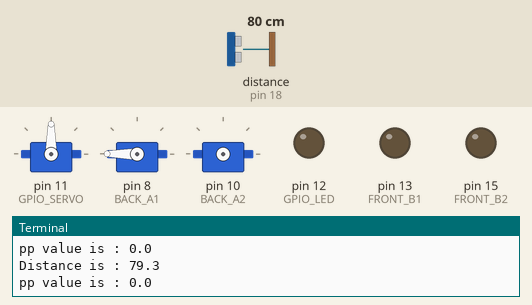
The program below on a simulated Raspberry Pi (header pin numbers). Parts: 3 × servo, output pins drawn as LEDs (lit = HIGH), the last lines printed to the terminal. The test bench sets the inputs (shaded band); at power-on: distance to the obstacle (sensor on pin 18) 80 cm. The echo pulse lasts 58.3 µs per cm; servo angles are drawn from the pulse width (0.5 ms = 0°, 2.5 ms = 180°); the clock reads 2024-03-15 10:24:30 at power-on unless the program sets it; pins used as bus, display or sensor lines are not drawn.

Above: at 1.2 s.
1.3 s: distance to the obstacle (sensor on pin 18) set to 75 cm
2.8 s: distance to the obstacle (sensor on pin 18) set to 67 cm
At 4.5 s:
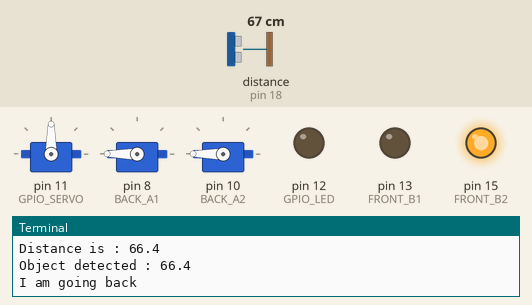
At 6.4 s:
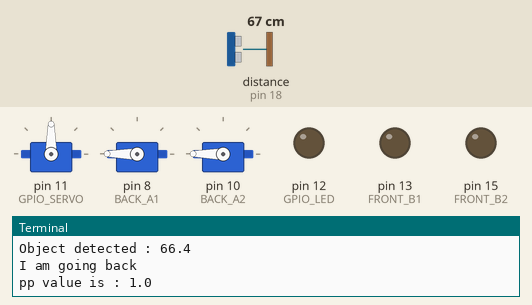
6.9 s: distance to the obstacle (sensor on pin 18) set to 68 cm
At 15.7 s:
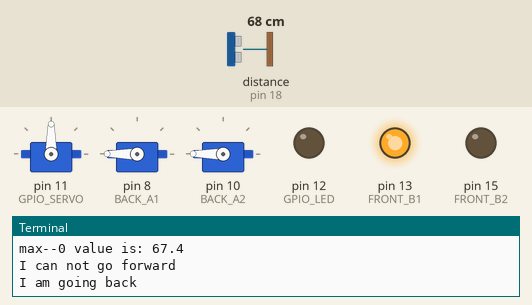
Timing chart, 0 to 16.5 s (numbered marks = the images above; inputs shaded):
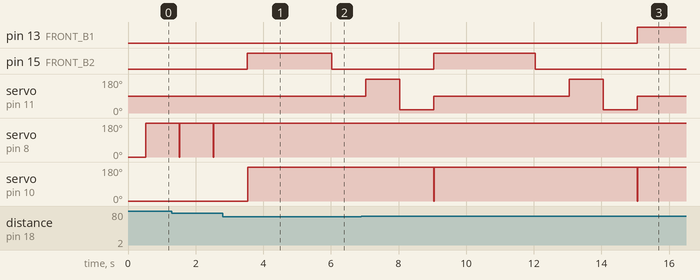

Measured:
- the behaviour switches between 71 and 70 cm on distance to the obstacle (sensor on pin 18) (found by bisection; images 0 and 1)
- the behaviour switches between 67 and 68 cm on distance to the obstacle (sensor on pin 18) (found by bisection; images 2 and 3)
- after the input at 2.8 s, pin 15 (FRONT_B2): LOW → HIGH after 0.73 s, → LOW 2.5 s later; servo on pin 8 (BACK_A1): stops changing and stays 180°; servo on pin 10 (BACK_A2): 0° → 180° after 0.75 s
- after the input at 6.9 s, pin 15 (FRONT_B2): LOW → HIGH after 2.1 s, → LOW 3.0 s later
- by itself, servo on pin 8 (BACK_A1): alternates 180° for 0.99 s and 0° for 0.02 s

The program:

distance.py
```python
# Import required Python libraries
import time
import RPi.GPIO as GPIO
import numpy as np
import sys

# Use BCM GPIO references
# instead of physical pin numbers
GPIO.setmode(GPIO.BOARD)

# Define GPIO to use on Pi
GPIO_TRIGGER = 16
GPIO_ECHO = 18
GPIO_LED=12
GPIO_SERVO=11

# back motor control
BACK_A1=8
BACK_A2=10
GPIO.setup(BACK_A1, GPIO.OUT)
GPIO.setup(BACK_A2, GPIO.OUT)

#front motor
FRONT_B1=13
FRONT_B2=15
GPIO.setup(FRONT_B1, GPIO.OUT)
GPIO.setup(FRONT_B2, GPIO.OUT)

speed=60
clock=60
p=GPIO.PWM(BACK_A1,clock)
q=GPIO.PWM(BACK_A2,clock)

p.start(0)
q.start(0)

print "Ultrasonic Measurement"

# Set pins as output and input
GPIO.setup(GPIO_TRIGGER,GPIO.OUT)  # Trigger
GPIO.setup(GPIO_ECHO,GPIO.IN)      # Echo
GPIO.setup(GPIO_LED, GPIO.OUT)     #led
GPIO.setup(GPIO_SERVO, GPIO.OUT)	 #servo
sonicPulse=GPIO.PWM(GPIO_SERVO,50)
sonicPulse.start(7.5)
# Set trigger to False (Low)
myList=[]
maxV=[]
pp=0
chk=0

def chkAll():
  GPIO.output(GPIO_TRIGGER, False)
  # Allow module to settle
  time.sleep(0.5)
  GPIO.output(GPIO_TRIGGER, True)
  time.sleep(0.00001)
  GPIO.output(GPIO_TRIGGER, False)
  start = time.time()
  while GPIO.input(GPIO_ECHO)==0:
    start = time.time()
    #print "Echo start"
  while GPIO.input(GPIO_ECHO)==1:
    stop = time.time()
    #print "echo stop"
  # Calculate pulse length
  elapsed = stop-start

  # Distance pulse travelled in that time is time
  # multiplied by the speed of sound (cm/s)
  distance = elapsed * 34000
  distance = distance / 2
  return myList.append(distance)

def sonic():
  global chk
  GPIO.output(GPIO_TRIGGER, False)
  # Allow module to settle
  time.sleep(0.5)
  GPIO.output(GPIO_TRIGGER, True)
  time.sleep(0.00001)
  GPIO.output(GPIO_TRIGGER, False)
  start = time.time()
  while GPIO.input(GPIO_ECHO)==0:
    start = time.time()
    #print "Echo start"
  while GPIO.input(GPIO_ECHO)==1:
    stop = time.time()
    #print "echo stop"
  # Calculate pulse length
  elapsed = stop-start

  # Distance pulse travelled in that time is time
  # multiplied by the speed of sound (cm/s)
  distance = elapsed * 34000
  distance = distance / 2
  #print "check value %.1f " % chk
  if chk ==0 :
    rules(distance)
  else:
    return myList.append(distance)
#led blinking
def blink(pin):
        GPIO.output(pin,GPIO.HIGH)
        time.sleep(1)
        GPIO.output(pin,GPIO.LOW)
        time.sleep(1)
        return

#Rules for when to stop and make dicition
def rules(distance):
  print "Distance is : %.1f" % distance
  if distance<70:
    print "Object detected : %.1f" % distance
    global pp
    pp=1
    mLeft()
    mBack()
    time.sleep(1)
  else:
    mForward()


  return

#which way to go
def motorDrive(myList):
  global pp
  #front movement
  back= max(myList)
#  if back>70:
  if back==myList[0]:
    print "max--0 value is: %.1f" % myList[0]
    if myList[0] >70:
      print "I can go forward"
      straight()
      mForward()
      pp=0
    else:
      print "I can not go forward"
      mRight()
      mBack()
      time.sleep(2)
    #rules( myList[0])
  #right movement
  elif back==myList[1]:
    print "max--1 value is: %.1f" % myList[1]
    if myList[1] >70:
      mRight()
      mForward()
      pp=1
    else:
      mLeft()
      mBack()
      time.sleep(2)
    #rules( myList[1])
  #left movement
  elif back==myList[2]:
    print "max--2 value is: %.1f" % myList[2]
    if myList[2] >70:
      mLeft()
      mForward()
      pp=1
    else:
      mRight()
      mBack()
      time.sleep(2)
#  else:
#    mBack()
    #rules( myList[2])
  #back movement

#checking for objects
def checking():
    global chk
    chk=1
    sonicPulse.ChangeDutyCycle(7.5)
    sonic()
    print "Checking front : %.1f" % myList[0]
    time.sleep(0.5)


    sonicPulse.ChangeDutyCycle(12.5)
    sonic()
    print "checking right : %.1f" % myList[1]
    time.sleep(0.5)
    #sonic()

    sonicPulse.ChangeDutyCycle(3.5)
    sonic()
    print "checking left : %.1f" % myList[2]
    time.sleep(0.5)
    #sonic()

    sonicPulse.ChangeDutyCycle(7.5)
    motorDrive(myList)
    del myList[:]
    back=0
    chk=0
#moto forward
def mForward():
    for i in range(speed):
      p.ChangeDutyCycle(i)
#moto back

def mBack():
  print "I am going back"
  p.ChangeDutyCycle(0)
  for i in range(100):
    q.ChangeDutyCycle(i)
  time.sleep(1)
  q.ChangeDutyCycle(0)

#motor right
def mRight():
  GPIO.output(FRONT_B1,1)
  GPIO.output(FRONT_B2,0)
#motor left
def mLeft():
  GPIO.output(FRONT_B1,0)
  GPIO.output(FRONT_B2,1)
#motor straight
def straight():
  GPIO.output(FRONT_B1,0)
  GPIO.output(FRONT_B2,0)

while True:
  print "pp value is : %.1f" % pp
  try:
    if(pp==0):
      straight()
      sonic()
      time.sleep(0.5)
    else:
      straight()
      checking()

    """
    # That was the distance there and back so halve the value
    blink(GPIO_LED)
    # Reset GPIO settings
    sonicPulse.ChangeDutyCycle(7.5)
    print "Checking front"
    time.sleep(1)
    sonic()
    time.sleep(1)
    sonicPulse.ChangeDutyCycle(12.5)
    print "checking right"
    time.sleep(1)
    sonic()
    time.sleep(1)
    sonicPulse.ChangeDutyCycle(4.5)
    print "checking left"
    time.sleep(1)
    sonic()
    time.sleep(1)
    sonicPulse.ChangeDutyCycle(7.5)

    motorDrive(myList)
    maxVal=max(myList)
    print "Max function-- : %.1f" % maxVal
    maxVal=0
    del myList[:]
    #motorDrive(maxVal)
    """
  except KeyboardInterrupt:
    print "Program ended by user.\n"
    p.ChangeDutyCycle(0)
    GPIO.cleanup()
    break

print 'Success!'
```
